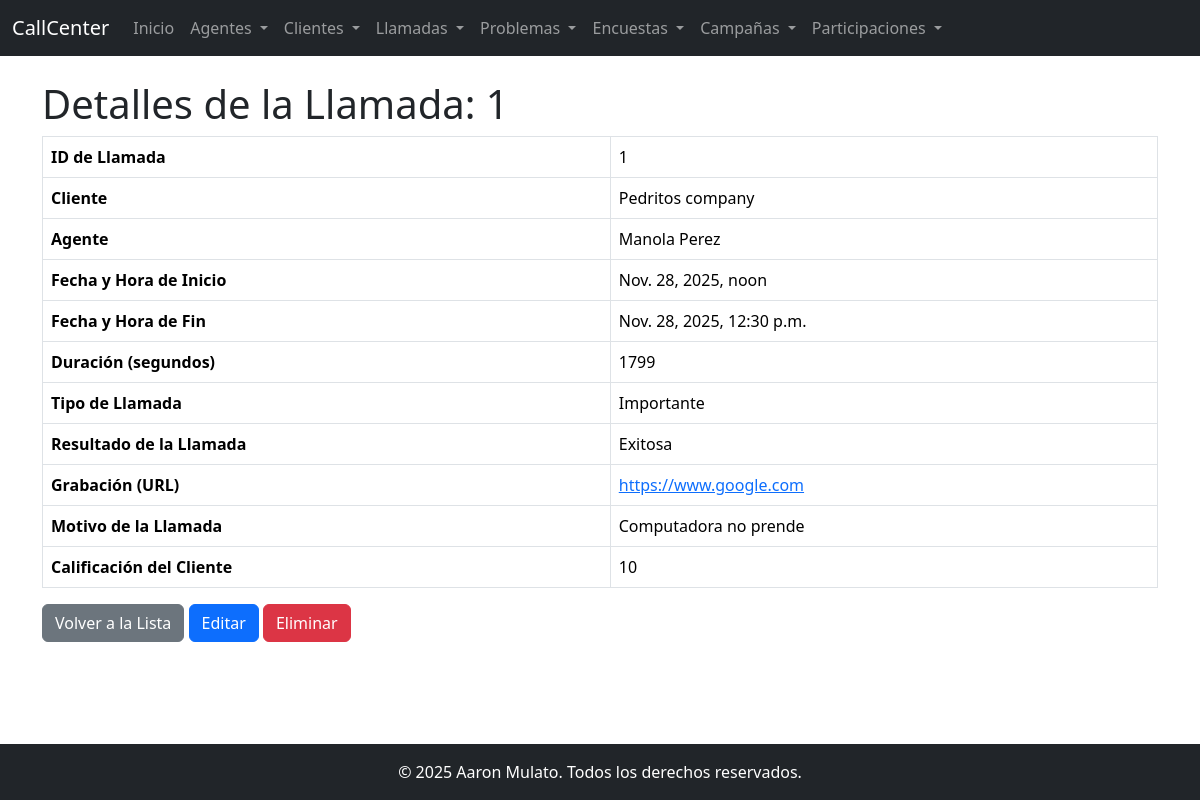
Screenshot of /llamadas/1/ with the database file from the repository.
### app_callcenter/models.py (models this page shows, shortened)
class Llamada(models.Model):
    id_cliente = models.ForeignKey(ClienteCallCenter, on_delete=models.SET_NULL, null=True, blank=True)
    id_agente = models.ForeignKey(AgenteCallCenter, on_delete=models.SET_NULL, null=True, blank=True)
    fecha_hora_inicio = models.DateTimeField(null=True, blank=True)
    fecha_hora_fin = models.DateTimeField(null=True, blank=True)
    duracion_segundos = models.IntegerField(null=True, blank=True)
    tipo_llamada = models.CharField(max_length=50, null=True, blank=True)
    resultado_llamada = models.CharField(max_length=50, null=True, blank=True)
    grabacion_url = models.CharField(max_length=255, null=True, blank=True)
    motivo_llamada = models.TextField(null=True, blank=True)
    calificacion_cliente = models.IntegerField(null=True, blank=True)

class ClienteCallCenter(models.Model):
    nombre_empresa = models.CharField(max_length=255, null=True, blank=True)
    contacto_principal = models.CharField(max_length=100, null=True, blank=True)
    email_contacto = models.EmailField(max_length=100, null=True, blank=True)
    telefono_contacto = models.CharField(max_length=20, null=True, blank=True)
    sector = models.CharField(max_length=100, null=True, blank=True)
    fecha_registro = models.DateField(null=True, blank=True)
    historial_problemas = models.TextField(null=True, blank=True)
    nivel_satisfaccion = models.DecimalField(max_digits=4, decimal_places=2, null=True, blank=True)
    def __str__(self):
        return self.nombre_empresa

class AgenteCallCenter(models.Model):
    nombre = models.CharField(max_length=100, null=True, blank=True)
    apellido = models.CharField(max_length=100, null=True, blank=True)
    email = models.EmailField(max_length=100, null=True, blank=True)
    telefono = models.CharField(max_length=20, null=True, blank=True)
    fecha_contratacion = models.DateField(null=True, blank=True)
    salario = models.DecimalField(max_digits=10, decimal_places=2, null=True, blank=True)
    turno = models.CharField(max_length=50, null=True, blank=True)
    habilidades_idiomas = models.TextField(null=True, blank=True)
    estado_agente = models.CharField(max_length=50, null=True, blank=True)
    dni = models.CharField(max_length=20, null=True, blank=True)
    foto = models.ImageField(upload_to='fotos_agentes/', null=True, blank=True)
    def __str__(self):
        return f"{self.nombre} {self.apellido}"

### app_callcenter/views.py (the view)
# urls.py: path("llamadas/<int:pk>/", LlamadaDetailView.as_view(), name="llamada-detail"),
class LlamadaDetailView(DetailView):
    model = Llamada
    template_name = "app_callcenter/llamada_detail.html"
    context_object_name = "llamada"

### app_callcenter/templates/app_callcenter/llamada_detail.html (shortened to what this page needs)
{% extends "app_callcenter/base.html" %}
{% block content %}
<h1>Detalles de la Llamada: {{ llamada.id }}</h1>
<table class="table table-bordered">
    <tr>
        <th>ID de Llamada</th>
        <td>{{ llamada.id }}</td>
    </tr>
    <tr>
        <th>Cliente</th>
        <td>{{ llamada.id_cliente }}</td>
    </tr>
    <tr>
        <th>Agente</th>
        <td>{{ llamada.id_agente }}</td>
    </tr>
    <tr>
        <th>Fecha y Hora de Inicio</th>
        <td>{{ llamada.fecha_hora_inicio }}</td>
    </tr>
    <tr>
        <th>Fecha y Hora de Fin</th>
        <td>{{ llamada.fecha_hora_fin }}</td>
    </tr>
    <tr>
        <th>Duración (segundos)</th>
        <td>{{ llamada.duracion_segundos }}</td>
    </tr>
    <tr>
        <th>Tipo de Llamada</th>
        <td>{{ llamada.tipo_llamada }}</td>
    </tr>
    <tr>
        <th>Resultado de la Llamada</th>
        <td>{{ llamada.resultado_llamada }}</td>
    </tr>
    <tr>
        <th>Grabación (URL)</th>
        <td><a href="{{ llamada.grabacion_url }}" target="_blank">{{ llamada.grabacion_url }}</a></td>
    </tr>
    <tr>
        <th>Motivo de la Llamada</th>
        <td>{{ llamada.motivo_llamada }}</td>
    </tr>
    <tr>
        <th>Calificación del Cliente</th>
        <td>{{ llamada.calificacion_cliente }}</td>
    </tr>
</table>
<a href="{% url 'app_callcenter:llamada-list' %}" class="btn btn-secondary">Volver a la Lista</a>
<a href="{% url 'app_callcenter:llamada-update' llamada.pk %}" class="btn btn-primary">Editar</a>
<a href="{% url 'app_callcenter:llamada-delete' llamada.pk %}" class="btn btn-danger">Eliminar</a>
{% endblock %}

### rows the page displays
Llamada: id "1", id_cliente "Pedritos company", id_agente "Manola Perez", fecha_hora_inicio "Nov. 28, 2025, noon", fecha_hora_fin "Nov. 28, 2025, 12:30 p.m.", duracion_segundos "1799", tipo_llamada "Importante", resultado_llamada "Exitosa", grabacion_url "https://www.google.com", motivo_llamada "Computadora no prende", calificacion_cliente "10"
